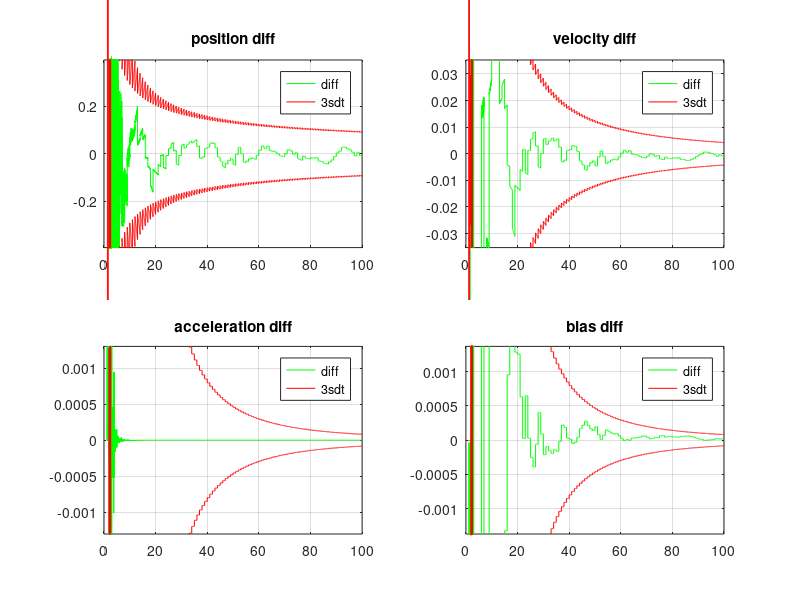

Here is the MATLAB script that generated this plot:


alpha0 =10;%m/sec^2
%noise params
rou_b_a = 1e-3;
rou_k_a = 1e-5;
rou_k_p = 1e-1;
t1= 100;%sec
p0=0;%m
v0=0;%m/sec
freq1 = 100;%Hz
delay = 0.5; %sec
freq2 = 1;%Hz

pdd= -alpha0;%m/sec^2

t=0:(1/freq1):t1;

p = p0 + t.*v0+ t.^2/2*pdd;
v =  v0 + t.*pdd;






b_a = randn(1)*rou_b_a;
k_a = randn(size(t))*rou_k_a;


am = pdd + b_a + k_a;

p_mask = (freq1/freq2/2):(freq1/freq2):length(t); 

tpm = t(p_mask);

k_p = randn(size(tpm))*rou_k_p;

pm = p(p_mask) + k_p;

%x = [p,v,a,b];
t_state = t(end);
E = 0;
Omega = zeros(4,1);
Lambda = zeros(4,4);
jjj=1;
figure
for iii=1:length(t)
    dt = t(iii) - t_state ;
    A = [1,dt,dt^2/2,0;0,1,dt,0;0,0,1,0;0,0,0,1];
    H = [0,0,1,1];
    R = rou_k_a^2;
    W =1;
    %E = E + (H*A*x-am(iii))'*W'*inv(R)*W*(H*A*x-am(iii));
    Lambda = Lambda  + A'*H'*W'*inv(R)*W*H*A;
    Omega = Omega  + A'*H'*W'*inv(R)*W*am(iii);
    if(tpm(jjj)<t(iii)-delay)
        dt = tpm(jjj)-t_state ;
        A = [1,dt,dt^2/2,0;0,1,dt,0;0,0,1,0;0,0,0,1];
        H = [1,0,0,0];
        R = rou_k_p^2;
        W =1;
        %E = E + (H*A*x-pm(iii))'*W'*inv(R)*W*(H*A*x-pm(iii));
        Lambda = Lambda  + A'*H'*W'*inv(R)*W*H*A;
        Omega = Omega  + A'*H'*W'*inv(R)*W*pm(jjj);
        jjj = jjj +1 ;
    end
    
    Tr = diag(diag(Lambda).^-0.5);
       
    P = Tr*inv(Tr*Lambda*Tr)*Tr;
    if(min(diag(P))<0)
        continue;
    end
    x = P*Omega;
    x_history(:,:,iii) = x;
    P_history(:,:,iii) = P;
    
    dt = t(iii) - t_state ;
    A = [1,dt,dt^2/2,0;0,1,dt,0;0,0,1,0;0,0,0,1];
    x_now_history(:,:,iii) = A*x;
    P_now_history(:,:,iii) = A*P*A';
    
end

figure,
title('Diff between gt to prediction at end point')
subplot(221)

plot(t,permute(x_now_history(1,1,:),[1,3,2])-p,'g');
grid on;
hold on;
std3 = permute(3*P_now_history(1,1,:).^0.5,[1,3,2]);
plot(t,std3,'r');
plot(t,-std3,'r');
legend('diff','3sdt');
ylim([-1,1]*median(std3(~isnan(std3)))*3);
title('position diff');

subplot(222)

plot(t,permute(x_now_history(2,1,:),[1,3,2])-v,'g');
grid on;
hold on;
std3 = permute(3*P_now_history(2,2,:).^0.5,[1,3,2]);
plot(t,std3,'r');
plot(t,-std3,'r');
legend('diff','3sdt');
ylim([-1,1]*median(std3(~isnan(std3)))*3);
title('velocity diff');


subplot(223)

plot(t,permute(x_now_history(3,1,:)+x_now_history(4,1,:),[1,3,2])-pdd-b_a,'g');
grid on;
hold on;
std3 = permute(3*P_now_history(3,3,:).^0.5,[1,3,2]);
plot(t,std3,'r');
plot(t,-std3,'r');
legend('diff','3sdt');
ylim([-1,1]*median(std3(~isnan(std3)))*3);
title('acceleration diff');


subplot(224)

plot(t,permute(x_history(4,1,:),[1,3,2])-b_a,'g');
grid on;
hold on;
std3 = permute(3*P_history(4,4,:).^0.5,[1,3,2]);
plot(t,std3,'r');
plot(t,-std3,'r');
legend('diff','3sdt');
ylim([-1,1]*median(std3(~isnan(std3)))*3);
title('bias diff');





P = inv(Lambda);
x = P*Omega;
gt = [p(end);v(end);pdd;b_a];
dx = x - gt;
mahal  = dx'*inv(P)*dx

disp('      GroundTruth |  state   |   diff');
disp(['pos   | ',num2str(gt(1)), '  |  ' ,num2str(x(1)), '  |  ' ,num2str(dx(1))]);
disp(['vel   | ',num2str(gt(2)), '  |  ' ,num2str(x(2)), '  |  ' ,num2str(dx(2))]);
disp(['acc   | ',num2str(gt(3)), '  |  ' ,num2str(x(3)), '  |  ' ,num2str(dx(3))]);
disp(['bias   | ',num2str(gt(4)), '  |  ' ,num2str(x(4)), '  |  ' ,num2str(dx(4))]);

disp(['mahalanobis distance = ' ,num2str(mahal)]);
